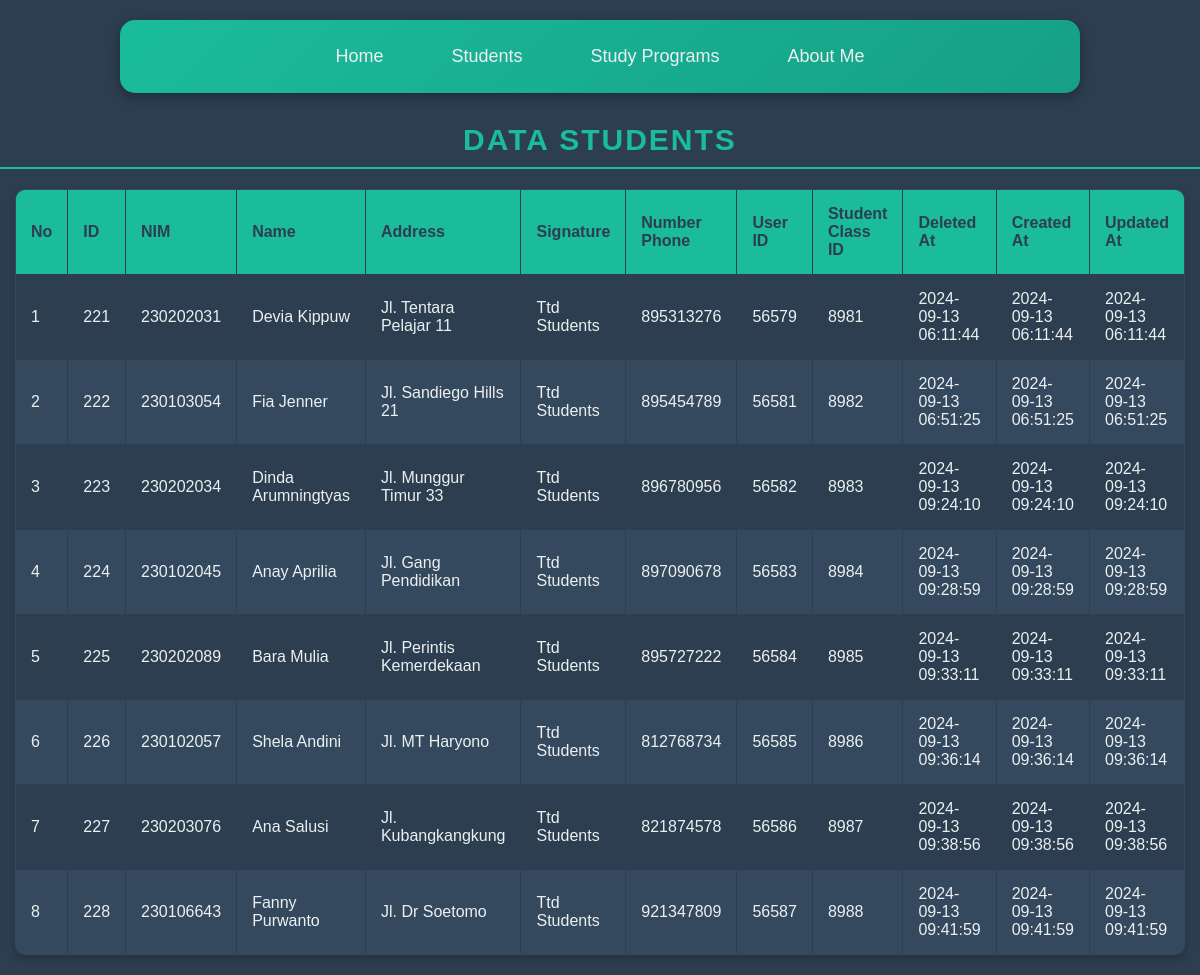
The app's page /PWEB2-TUGAS/students.php with its own data.
### tables this page shows
CREATE TABLE `students` (
  `id` int(12) NOT NULL,
  `nim` int(20) NOT NULL,
  `name` varchar(50) NOT NULL,
  `address` varchar(100) NOT NULL,
  `signature` varchar(50) NOT NULL,
  `number_phone` int(25) NOT NULL,
  `user_id` int(50) NOT NULL,
  `student_class_id` int(50) NOT NULL,
  `deleted_at` timestamp NOT NULL DEFAULT current_timestamp(),
  `created_at` timestamp NOT NULL DEFAULT current_timestamp(),
  `updated_at` timestamp NOT NULL DEFAULT current_timestamp()
);

### PWEB2-TUGAS/koneksi.php (called while the page is built, shortened)
<?php
class Students {
    private $host = "localhost";
	private $username = "root";
	private $password = "";
	private $database = "pweb-2";
	protected $koneksi = "";
	function __construct(){
		$this->koneksi = mysqli_connect($this->host, $this->username, $this->password,$this->database);
	}
    function tampil_data()
	{
		$data = mysqli_query($this->koneksi,"select * from Students");
		while($row = mysqli_fetch_array($data)){
			$hasil[] = $row;
		}
		return $hasil;
	}
}
?>

### PWEB2-TUGAS/students.php (the view, shortened to what this page needs)
<?php
include('koneksi.php');
$db = new students();
$database = $db->tampil_data();
?>
<!DOCTYPE html>
<html>
<head>
</head>
<body>
<div class="navbar">
	<a href="home.php">Home</a>
	<a href="students.php">Students</a>
	<a href="studyprog.php">Study Programs</a>
	<a href="aboutme.php">About Me</a>
</div>
<div class="section-title">
	Data Students
</div>
<table>
	<tr>
		<th>No</th>
		<th>ID</th>
		<th>NIM</th>
		<th>Name</th>
		<th>Address</th>
		<th>Signature</th>
		<th>Number Phone</th>
		<th>User ID</th>
		<th>Student Class ID</th>
		<th>Deleted At</th>
		<th>Created At</th>
		<th>Updated At</th>
	</tr>
	<?php
	$no = 1;
	foreach($database as $row){
	?>
	<tr>
		<td><?php echo $no++; ?></td>
		<td><?php echo $row['id']; ?></td>
		<td><?php echo $row['nim']; ?></td>
		<td><?php echo $row['name']; ?></td>
		<td><?php echo $row['address']; ?></td>
		<td><?php echo $row['signature']; ?></td>
		<td><?php echo $row['number_phone']; ?></td>
		<td><?php echo $row['user_id']; ?></td>
		<td><?php echo $row['student_class_id']; ?></td>
		<td><?php echo $row['deleted_at']; ?></td>
		<td><?php echo $row['created_at']; ?></td>
		<td><?php echo $row['updated_at']; ?></td>
	</tr>
	<?php
	}
	?>
</table>
</body>
</html>

### PWEB2-TUGAS/students.php (style rules this page uses)
body { font-family: 'Arial', sans-serif; background-color: #2c3e50; margin: 0; padding: 0; color: #ecf0f1; }
.navbar { width: 80%; background: linear-gradient(135deg, #1abc9c, #16a085); overflow: hidden; box-shadow: 0 4px 12px rgba(0, 0, 0, 0.3); margin: 20px auto; border-radius: 15px; display: flex; justify-content: center; padding: 10px 0; }
.navbar a { display: block; color: #ecf0f1; text-align: center; padding: 16px 24px; text-decoration: none; font-size: 18px; transition: background-color 0.4s ease, transform 0.3s ease; border-radius: 12px; margin: 0 10px; position: relative; overflow: hidden; z-index: 1; }
.navbar a::before { content: ''; position: absolute; top: 0; left: 0; width: 100%; height: 100%; background-color: rgba(255, 255, 255, 0.15); z-index: -1; transition: transform 0.4s ease; transform: scaleX(0); transform-origin: right; }
.section-title { margin-top: 20px; text-align: center; font-size: 30px; font-weight: 600; color: #1abc9c; text-transform: uppercase; padding: 10px 0; border-bottom: 2px solid #1abc9c; letter-spacing: 2px; }
table { width: 80%; border-collapse: collapse; margin: 20px auto; box-shadow: 0 4px 8px rgba(0, 0, 0, 0.2); background: #34495e; border-radius: 10px; overflow: hidden; }
table, th, td { border: 1px solid #2c3e50; }
th, td { padding: 15px; text-align: left; color: #ecf0f1; }
th { background-color: #1abc9c; color: #2c3e50; font-size: 16px; }
tr:nth-child(even) { background-color: #2c3e50; }
tr:nth-child(odd) { background-color: #34495e; }

### records on screen
students: id "221", nim "230202031", name "Devia Kippuw", address "Jl. Tentara Pelajar 11", signature "Ttd Students", number_phone "895313276", user "56579", student_class "8981", deleted_at "2024-09-13 06:11:44", created_at "2024-09-13 06:11:44", updated_at "2024-09-13 06:11:44"
students: id "222", nim "230103054", name "Fia Jenner", address "Jl. Sandiego Hills 21", signature "Ttd Students", number_phone "895454789", user "56581", student_class "8982", deleted_at "2024-09-13 06:51:25", created_at "2024-09-13 06:51:25", updated_at "2024-09-13 06:51:25"
students: id "223", nim "230202034", name "Dinda Arumningtyas", address "Jl. Munggur Timur 33", signature "Ttd Students", number_phone "896780956", user "56582", student_class "8983", deleted_at "2024-09-13 09:24:10", created_at "2024-09-13 09:24:10", updated_at "2024-09-13 09:24:10"
students: id "224", nim "230102045", name "Anay Aprilia", address "Jl. Gang Pendidikan", signature "Ttd Students", number_phone "897090678", user "56583", student_class "8984", deleted_at "2024-09-13 09:28:59", created_at "2024-09-13 09:28:59", updated_at "2024-09-13 09:28:59"
students: id "225", nim "230202089", name "Bara Mulia", address "Jl. Perintis Kemerdekaan", signature "Ttd Students", number_phone "895727222", user "56584", student_class "8985", deleted_at "2024-09-13 09:33:11", created_at "2024-09-13 09:33:11", updated_at "2024-09-13 09:33:11"
students: id "226", nim "230102057", name "Shela Andini", address "Jl. MT Haryono", signature "Ttd Students", number_phone "812768734", user "56585", student_class "8986", deleted_at "2024-09-13 09:36:14", created_at "2024-09-13 09:36:14", updated_at "2024-09-13 09:36:14"
students: id "227", nim "230203076", name "Ana Salusi", address "Jl. Kubangkangkung", signature "Ttd Students", number_phone "821874578", user "56586", student_class "8987", deleted_at "2024-09-13 09:38:56", created_at "2024-09-13 09:38:56", updated_at "2024-09-13 09:38:56"
students: id "228", nim "230106643", name "Fanny Purwanto", address "Jl. Dr Soetomo", signature "Ttd Students", number_phone "921347809", user "56587", student_class "8988", deleted_at "2024-09-13 09:41:59", created_at "2024-09-13 09:41:59", updated_at "2024-09-13 09:41:59"
